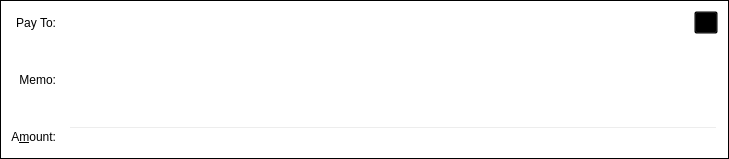
<?xml version="1.0" encoding="UTF-8"?>
<ui version="4.0">
 <class>SendCoinsEntry</class>
 <widget class="QStackedWidget" name="SendCoinsEntry">
  <property name="geometry">
   <rect>
    <x>0</x>
    <y>0</y>
    <width>729</width>
    <height>159</height>
   </rect>
  </property>
  <property name="focusPolicy">
   <enum>Qt::TabFocus</enum>
  </property>
  <property name="autoFillBackground">
   <bool>false</bool>
  </property>
  <property name="styleSheet">
   <string notr="true">background-color:transparent;</string>
  </property>
  <property name="frameShape">
   <enum>QFrame::Box</enum>
  </property>
  <property name="lineWidth">
   <number>1</number>
  </property>
  <property name="currentIndex">
   <number>2</number>
  </property>
  <widget class="QFrame" name="SendCoins">
   <property name="toolTip">
    <string>This is a normal payment.</string>
   </property>
   <property name="frameShape">
    <enum>QFrame::StyledPanel</enum>
   </property>
   <property name="frameShadow">
    <enum>QFrame::Sunken</enum>
   </property>
   <layout class="QGridLayout" name="gridLayout">
    <property name="spacing">
     <number>12</number>
    </property>
    <item row="0" column="0">
     <widget class="QLabel" name="payToLabel">
      <property name="text">
       <string>Pay &amp;To:</string>
      </property>
      <property name="alignment">
       <set>Qt::AlignRight|Qt::AlignTrailing|Qt::AlignVCenter</set>
      </property>
      <property name="buddy">
       <cstring>payTo</cstring>
      </property>
     </widget>
    </item>
    <item row="0" column="1">
     <layout class="QHBoxLayout" name="payToLayout">
      <property name="spacing">
       <number>0</number>
      </property>
      <item>
       <widget class="QValidatedLineEdit" name="payTo">
        <property name="toolTip">
         <string>The GDE address to send the payment to</string>
        </property>
       </widget>
      </item>
      <item>
       <widget class="QToolButton" name="addressBookButton">
        <property name="toolTip">
         <string>Choose previously used address</string>
        </property>
        <property name="styleSheet">
         <string notr="true"> .QToolButton {
  background-color: #eea807;
	border: 0;
	color:#333;
	font-size:12px;
	font-weight:bold;
	padding-left:5px;
	padding-right:5px;
	padding-top:1px;
	padding-bottom:1px;
	height: 26px;
	margin: 2px;
	border-top-right-radius: 10px;
	border-bottom-left-radius: 10px;
}


 .QToolButton:hover {
background-color: #078bbc;
}

 .QToolButton:pressed{
background-color: #094ed9;
	border:1px solid #333333;
}
</string>
        </property>
        <property name="text">
         <string/>
        </property>
        <property name="icon">
         <iconset resource="../goldegg.qrc">
          <normaloff>:/icons/address-book</normaloff>:/icons/address-book</iconset>
        </property>
        <property name="shortcut">
         <string>Alt+A</string>
        </property>
       </widget>
      </item>
      <item>
       <widget class="QToolButton" name="pasteButton">
        <property name="toolTip">
         <string>Paste address from clipboard</string>
        </property>
        <property name="styleSheet">
         <string notr="true"> .QToolButton {
  background-color: #eea807;
	border: 0;
	color:#333;
	font-size:12px;
	font-weight:bold;
	padding-left:5px;
	padding-right:5px;
	padding-top:1px;
	padding-bottom:1px;
	height: 26px;
	margin: 2px;
	border-top-right-radius: 10px;
	border-bottom-left-radius: 10px;
}


 .QToolButton:hover {
background-color: #078bbc;
}

 .QToolButton:pressed{
background-color: #094ed9;
	border:1px solid #333333;
}
</string>
        </property>
        <property name="text">
         <string/>
        </property>
        <property name="icon">
         <iconset resource="../goldegg.qrc">
          <normaloff>:/icons/editpaste</normaloff>:/icons/editpaste</iconset>
        </property>
        <property name="shortcut">
         <string>Alt+P</string>
        </property>
       </widget>
      </item>
      <item>
       <widget class="QToolButton" name="deleteButton">
        <property name="toolTip">
         <string>Remove this entry</string>
        </property>
        <property name="styleSheet">
         <string notr="true"> .QToolButton {
  background-color: #eea807;
	border: 0;
	color:#333;
	font-size:12px;
	font-weight:bold;
	padding-left:5px;
	padding-right:5px;
	padding-top:1px;
	padding-bottom:1px;
	height: 26px;
	margin: 2px;
	border-top-right-radius: 10px;
	border-bottom-left-radius: 10px;
}


 .QToolButton:hover {
background-color: #078bbc;
}

 .QToolButton:pressed{
background-color: #094ed9;
	border:1px solid #333333;
}
</string>
        </property>
        <property name="text">
         <string/>
        </property>
        <property name="icon">
         <iconset resource="../goldegg.qrc">
          <normaloff>:/icons/remove</normaloff>:/icons/remove</iconset>
        </property>
       </widget>
      </item>
     </layout>
    </item>
    <item row="1" column="0">
     <widget class="QLabel" name="labelLabel">
      <property name="text">
       <string>&amp;Label:</string>
      </property>
      <property name="alignment">
       <set>Qt::AlignRight|Qt::AlignTrailing|Qt::AlignVCenter</set>
      </property>
      <property name="buddy">
       <cstring>addAsLabel</cstring>
      </property>
     </widget>
    </item>
    <item row="1" column="1">
     <widget class="QLineEdit" name="addAsLabel">
      <property name="toolTip">
       <string>Enter a label for this address to add it to the list of used addresses</string>
      </property>
     </widget>
    </item>
    <item row="2" column="0">
     <widget class="QLabel" name="amountLabel">
      <property name="text">
       <string>A&amp;mount:</string>
      </property>
      <property name="alignment">
       <set>Qt::AlignRight|Qt::AlignTrailing|Qt::AlignVCenter</set>
      </property>
      <property name="buddy">
       <cstring>payAmount</cstring>
      </property>
     </widget>
    </item>
    <item row="2" column="1">
     <widget class="BitcoinAmountField" name="payAmount"/>
    </item>
    <item row="3" column="0">
     <widget class="QLabel" name="messageLabel">
      <property name="text">
       <string>Message:</string>
      </property>
      <property name="alignment">
       <set>Qt::AlignRight|Qt::AlignTrailing|Qt::AlignVCenter</set>
      </property>
     </widget>
    </item>
    <item row="3" column="1">
     <widget class="QLabel" name="messageTextLabel">
      <property name="toolTip">
       <string>A message that was attached to the goldegg: URI which will be stored with the transaction for your reference. Note: This message will not be sent over the Goldegg network.</string>
      </property>
      <property name="textFormat">
       <enum>Qt::PlainText</enum>
      </property>
     </widget>
    </item>
   </layout>
  </widget>
  <widget class="QFrame" name="SendCoins_InsecurePaymentRequest">
   <property name="palette">
    <palette>
     <active>
      <colorrole role="WindowText">
       <brush brushstyle="SolidPattern">
        <color alpha="255">
         <red>0</red>
         <green>0</green>
         <blue>0</blue>
        </color>
       </brush>
      </colorrole>
      <colorrole role="Button">
       <brush brushstyle="SolidPattern">
        <color alpha="0">
         <red>0</red>
         <green>0</green>
         <blue>0</blue>
        </color>
       </brush>
      </colorrole>
      <colorrole role="Light">
       <brush brushstyle="SolidPattern">
        <color alpha="255">
         <red>255</red>
         <green>255</green>
         <blue>255</blue>
        </color>
       </brush>
      </colorrole>
      <colorrole role="Midlight">
       <brush brushstyle="SolidPattern">
        <color alpha="255">
         <red>255</red>
         <green>255</green>
         <blue>191</blue>
        </color>
       </brush>
      </colorrole>
      <colorrole role="Dark">
       <brush brushstyle="SolidPattern">
        <color alpha="255">
         <red>127</red>
         <green>127</green>
         <blue>63</blue>
        </color>
       </brush>
      </colorrole>
      <colorrole role="Mid">
       <brush brushstyle="SolidPattern">
        <color alpha="255">
         <red>170</red>
         <green>170</green>
         <blue>84</blue>
        </color>
       </brush>
      </colorrole>
      <colorrole role="Text">
       <brush brushstyle="SolidPattern">
        <color alpha="255">
         <red>0</red>
         <green>0</green>
         <blue>0</blue>
        </color>
       </brush>
      </colorrole>
      <colorrole role="BrightText">
       <brush brushstyle="SolidPattern">
        <color alpha="255">
         <red>255</red>
         <green>255</green>
         <blue>255</blue>
        </color>
       </brush>
      </colorrole>
      <colorrole role="ButtonText">
       <brush brushstyle="SolidPattern">
        <color alpha="255">
         <red>0</red>
         <green>0</green>
         <blue>0</blue>
        </color>
       </brush>
      </colorrole>
      <colorrole role="Base">
       <brush brushstyle="SolidPattern">
        <color alpha="0">
         <red>0</red>
         <green>0</green>
         <blue>0</blue>
        </color>
       </brush>
      </colorrole>
      <colorrole role="Window">
       <brush brushstyle="SolidPattern">
        <color alpha="0">
         <red>0</red>
         <green>0</green>
         <blue>0</blue>
        </color>
       </brush>
      </colorrole>
      <colorrole role="Shadow">
       <brush brushstyle="SolidPattern">
        <color alpha="255">
         <red>0</red>
         <green>0</green>
         <blue>0</blue>
        </color>
       </brush>
      </colorrole>
      <colorrole role="AlternateBase">
       <brush brushstyle="SolidPattern">
        <color alpha="255">
         <red>255</red>
         <green>255</green>
         <blue>191</blue>
        </color>
       </brush>
      </colorrole>
      <colorrole role="ToolTipBase">
       <brush brushstyle="SolidPattern">
        <color alpha="255">
         <red>255</red>
         <green>255</green>
         <blue>220</blue>
        </color>
       </brush>
      </colorrole>
      <colorrole role="ToolTipText">
       <brush brushstyle="SolidPattern">
        <color alpha="255">
         <red>0</red>
         <green>0</green>
         <blue>0</blue>
        </color>
       </brush>
      </colorrole>
     </active>
     <inactive>
      <colorrole role="WindowText">
       <brush brushstyle="SolidPattern">
        <color alpha="255">
         <red>0</red>
         <green>0</green>
         <blue>0</blue>
        </color>
       </brush>
      </colorrole>
      <colorrole role="Button">
       <brush brushstyle="SolidPattern">
        <color alpha="0">
         <red>0</red>
         <green>0</green>
         <blue>0</blue>
        </color>
       </brush>
      </colorrole>
      <colorrole role="Light">
       <brush brushstyle="SolidPattern">
        <color alpha="255">
         <red>255</red>
         <green>255</green>
         <blue>255</blue>
        </color>
       </brush>
      </colorrole>
      <colorrole role="Midlight">
       <brush brushstyle="SolidPattern">
        <color alpha="255">
         <red>255</red>
         <green>255</green>
         <blue>191</blue>
        </color>
       </brush>
      </colorrole>
      <colorrole role="Dark">
       <brush brushstyle="SolidPattern">
        <color alpha="255">
         <red>127</red>
         <green>127</green>
         <blue>63</blue>
        </color>
       </brush>
      </colorrole>
      <colorrole role="Mid">
       <brush brushstyle="SolidPattern">
        <color alpha="255">
         <red>170</red>
         <green>170</green>
         <blue>84</blue>
        </color>
       </brush>
      </colorrole>
      <colorrole role="Text">
       <brush brushstyle="SolidPattern">
        <color alpha="255">
         <red>0</red>
         <green>0</green>
         <blue>0</blue>
        </color>
       </brush>
      </colorrole>
      <colorrole role="BrightText">
       <brush brushstyle="SolidPattern">
        <color alpha="255">
         <red>255</red>
         <green>255</green>
         <blue>255</blue>
        </color>
       </brush>
      </colorrole>
      <colorrole role="ButtonText">
       <brush brushstyle="SolidPattern">
        <color alpha="255">
         <red>0</red>
         <green>0</green>
         <blue>0</blue>
        </color>
       </brush>
      </colorrole>
      <colorrole role="Base">
       <brush brushstyle="SolidPattern">
        <color alpha="0">
         <red>0</red>
         <green>0</green>
         <blue>0</blue>
        </color>
       </brush>
      </colorrole>
      <colorrole role="Window">
       <brush brushstyle="SolidPattern">
        <color alpha="0">
         <red>0</red>
         <green>0</green>
         <blue>0</blue>
        </color>
       </brush>
      </colorrole>
      <colorrole role="Shadow">
       <brush brushstyle="SolidPattern">
        <color alpha="255">
         <red>0</red>
         <green>0</green>
         <blue>0</blue>
        </color>
       </brush>
      </colorrole>
      <colorrole role="AlternateBase">
       <brush brushstyle="SolidPattern">
        <color alpha="255">
         <red>255</red>
         <green>255</green>
         <blue>191</blue>
        </color>
       </brush>
      </colorrole>
      <colorrole role="ToolTipBase">
       <brush brushstyle="SolidPattern">
        <color alpha="255">
         <red>255</red>
         <green>255</green>
         <blue>220</blue>
        </color>
       </brush>
      </colorrole>
      <colorrole role="ToolTipText">
       <brush brushstyle="SolidPattern">
        <color alpha="255">
         <red>0</red>
         <green>0</green>
         <blue>0</blue>
        </color>
       </brush>
      </colorrole>
     </inactive>
     <disabled>
      <colorrole role="WindowText">
       <brush brushstyle="SolidPattern">
        <color alpha="255">
         <red>127</red>
         <green>127</green>
         <blue>63</blue>
        </color>
       </brush>
      </colorrole>
      <colorrole role="Button">
       <brush brushstyle="SolidPattern">
        <color alpha="0">
         <red>0</red>
         <green>0</green>
         <blue>0</blue>
        </color>
       </brush>
      </colorrole>
      <colorrole role="Light">
       <brush brushstyle="SolidPattern">
        <color alpha="255">
         <red>255</red>
         <green>255</green>
         <blue>255</blue>
        </color>
       </brush>
      </colorrole>
      <colorrole role="Midlight">
       <brush brushstyle="SolidPattern">
        <color alpha="255">
         <red>255</red>
         <green>255</green>
         <blue>191</blue>
        </color>
       </brush>
      </colorrole>
      <colorrole role="Dark">
       <brush brushstyle="SolidPattern">
        <color alpha="255">
         <red>127</red>
         <green>127</green>
         <blue>63</blue>
        </color>
       </brush>
      </colorrole>
      <colorrole role="Mid">
       <brush brushstyle="SolidPattern">
        <color alpha="255">
         <red>170</red>
         <green>170</green>
         <blue>84</blue>
        </color>
       </brush>
      </colorrole>
      <colorrole role="Text">
       <brush brushstyle="SolidPattern">
        <color alpha="255">
         <red>127</red>
         <green>127</green>
         <blue>63</blue>
        </color>
       </brush>
      </colorrole>
      <colorrole role="BrightText">
       <brush brushstyle="SolidPattern">
        <color alpha="255">
         <red>255</red>
         <green>255</green>
         <blue>255</blue>
        </color>
       </brush>
      </colorrole>
      <colorrole role="ButtonText">
       <brush brushstyle="SolidPattern">
        <color alpha="255">
         <red>127</red>
         <green>127</green>
         <blue>63</blue>
        </color>
       </brush>
      </colorrole>
      <colorrole role="Base">
       <brush brushstyle="SolidPattern">
        <color alpha="0">
         <red>0</red>
         <green>0</green>
         <blue>0</blue>
        </color>
       </brush>
      </colorrole>
      <colorrole role="Window">
       <brush brushstyle="SolidPattern">
        <color alpha="0">
         <red>0</red>
         <green>0</green>
         <blue>0</blue>
        </color>
       </brush>
      </colorrole>
      <colorrole role="Shadow">
       <brush brushstyle="SolidPattern">
        <color alpha="255">
         <red>0</red>
         <green>0</green>
         <blue>0</blue>
        </color>
       </brush>
      </colorrole>
      <colorrole role="AlternateBase">
       <brush brushstyle="SolidPattern">
        <color alpha="255">
         <red>255</red>
         <green>255</green>
         <blue>127</blue>
        </color>
       </brush>
      </colorrole>
      <colorrole role="ToolTipBase">
       <brush brushstyle="SolidPattern">
        <color alpha="255">
         <red>255</red>
         <green>255</green>
         <blue>220</blue>
        </color>
       </brush>
      </colorrole>
      <colorrole role="ToolTipText">
       <brush brushstyle="SolidPattern">
        <color alpha="255">
         <red>0</red>
         <green>0</green>
         <blue>0</blue>
        </color>
       </brush>
      </colorrole>
     </disabled>
    </palette>
   </property>
   <property name="toolTip">
    <string>This is an unverified payment request.</string>
   </property>
   <property name="autoFillBackground">
    <bool>false</bool>
   </property>
   <property name="frameShape">
    <enum>QFrame::StyledPanel</enum>
   </property>
   <property name="frameShadow">
    <enum>QFrame::Sunken</enum>
   </property>
   <layout class="QGridLayout" name="gridLayout_is">
    <property name="spacing">
     <number>12</number>
    </property>
    <item row="0" column="0">
     <widget class="QLabel" name="payToLabel_is">
      <property name="text">
       <string>Pay To:</string>
      </property>
      <property name="alignment">
       <set>Qt::AlignRight|Qt::AlignTrailing|Qt::AlignVCenter</set>
      </property>
     </widget>
    </item>
    <item row="0" column="1">
     <layout class="QHBoxLayout" name="payToLayout_is">
      <property name="spacing">
       <number>0</number>
      </property>
      <item>
       <widget class="QLabel" name="payTo_is"/>
      </item>
      <item>
       <widget class="QToolButton" name="deleteButton_is">
        <property name="toolTip">
         <string>Remove this entry</string>
        </property>
        <property name="text">
         <string/>
        </property>
        <property name="icon">
         <iconset resource="../goldegg.qrc">
          <normaloff>:/icons/remove</normaloff>:/icons/remove</iconset>
        </property>
       </widget>
      </item>
     </layout>
    </item>
    <item row="1" column="0">
     <widget class="QLabel" name="memoLabel_is">
      <property name="text">
       <string>Memo:</string>
      </property>
      <property name="alignment">
       <set>Qt::AlignRight|Qt::AlignTrailing|Qt::AlignVCenter</set>
      </property>
     </widget>
    </item>
    <item row="1" column="1">
     <widget class="QLabel" name="memoTextLabel_is">
      <property name="textFormat">
       <enum>Qt::PlainText</enum>
      </property>
     </widget>
    </item>
    <item row="2" column="0">
     <widget class="QLabel" name="amountLabel_is">
      <property name="text">
       <string>A&amp;mount:</string>
      </property>
      <property name="alignment">
       <set>Qt::AlignRight|Qt::AlignTrailing|Qt::AlignVCenter</set>
      </property>
      <property name="buddy">
       <cstring>payAmount_is</cstring>
      </property>
     </widget>
    </item>
    <item row="2" column="1">
     <widget class="BitcoinAmountField" name="payAmount_is">
      <property name="acceptDrops">
       <bool>false</bool>
      </property>
     </widget>
    </item>
   </layout>
  </widget>
  <widget class="QFrame" name="SendCoins_SecurePaymentRequest">
   <property name="palette">
    <palette>
     <active>
      <colorrole role="WindowText">
       <brush brushstyle="SolidPattern">
        <color alpha="255">
         <red>0</red>
         <green>0</green>
         <blue>0</blue>
        </color>
       </brush>
      </colorrole>
      <colorrole role="Button">
       <brush brushstyle="SolidPattern">
        <color alpha="0">
         <red>0</red>
         <green>0</green>
         <blue>0</blue>
        </color>
       </brush>
      </colorrole>
      <colorrole role="Light">
       <brush brushstyle="SolidPattern">
        <color alpha="255">
         <red>230</red>
         <green>255</green>
         <blue>224</blue>
        </color>
       </brush>
      </colorrole>
      <colorrole role="Midlight">
       <brush brushstyle="SolidPattern">
        <color alpha="255">
         <red>185</red>
         <green>243</green>
         <blue>171</blue>
        </color>
       </brush>
      </colorrole>
      <colorrole role="Dark">
       <brush brushstyle="SolidPattern">
        <color alpha="255">
         <red>70</red>
         <green>116</green>
         <blue>59</blue>
        </color>
       </brush>
      </colorrole>
      <colorrole role="Mid">
       <brush brushstyle="SolidPattern">
        <color alpha="255">
         <red>93</red>
         <green>155</green>
         <blue>79</blue>
        </color>
       </brush>
      </colorrole>
      <colorrole role="Text">
       <brush brushstyle="SolidPattern">
        <color alpha="255">
         <red>0</red>
         <green>0</green>
         <blue>0</blue>
        </color>
       </brush>
      </colorrole>
      <colorrole role="BrightText">
       <brush brushstyle="SolidPattern">
        <color alpha="255">
         <red>155</red>
         <green>255</green>
         <blue>147</blue>
        </color>
       </brush>
      </colorrole>
      <colorrole role="ButtonText">
       <brush brushstyle="SolidPattern">
        <color alpha="255">
         <red>0</red>
         <green>0</green>
         <blue>0</blue>
        </color>
       </brush>
      </colorrole>
      <colorrole role="Base">
       <brush brushstyle="SolidPattern">
        <color alpha="0">
         <red>0</red>
         <green>0</green>
         <blue>0</blue>
        </color>
       </brush>
      </colorrole>
      <colorrole role="Window">
       <brush brushstyle="SolidPattern">
        <color alpha="0">
         <red>0</red>
         <green>0</green>
         <blue>0</blue>
        </color>
       </brush>
      </colorrole>
      <colorrole role="Shadow">
       <brush brushstyle="SolidPattern">
        <color alpha="255">
         <red>0</red>
         <green>0</green>
         <blue>0</blue>
        </color>
       </brush>
      </colorrole>
      <colorrole role="AlternateBase">
       <brush brushstyle="SolidPattern">
        <color alpha="255">
         <red>197</red>
         <green>243</green>
         <blue>187</blue>
        </color>
       </brush>
      </colorrole>
      <colorrole role="NoRole">
       <brush brushstyle="SolidPattern">
        <color alpha="255">
         <red>125</red>
         <green>194</green>
         <blue>122</blue>
        </color>
       </brush>
      </colorrole>
      <colorrole role="ToolTipBase">
       <brush brushstyle="SolidPattern">
        <color alpha="255">
         <red>255</red>
         <green>255</green>
         <blue>220</blue>
        </color>
       </brush>
      </colorrole>
      <colorrole role="ToolTipText">
       <brush brushstyle="SolidPattern">
        <color alpha="255">
         <red>0</red>
         <green>0</green>
         <blue>0</blue>
        </color>
       </brush>
      </colorrole>
     </active>
     <inactive>
      <colorrole role="WindowText">
       <brush brushstyle="SolidPattern">
        <color alpha="255">
         <red>0</red>
         <green>0</green>
         <blue>0</blue>
        </color>
       </brush>
      </colorrole>
      <colorrole role="Button">
       <brush brushstyle="SolidPattern">
        <color alpha="0">
         <red>0</red>
         <green>0</green>
         <blue>0</blue>
        </color>
       </brush>
      </colorrole>
      <colorrole role="Light">
       <brush brushstyle="SolidPattern">
        <color alpha="255">
         <red>230</red>
         <green>255</green>
         <blue>224</blue>
        </color>
       </brush>
      </colorrole>
      <colorrole role="Midlight">
       <brush brushstyle="SolidPattern">
        <color alpha="255">
         <red>185</red>
         <green>243</green>
         <blue>171</blue>
        </color>
       </brush>
      </colorrole>
      <colorrole role="Dark">
       <brush brushstyle="SolidPattern">
        <color alpha="255">
         <red>70</red>
         <green>116</green>
         <blue>59</blue>
        </color>
       </brush>
      </colorrole>
      <colorrole role="Mid">
       <brush brushstyle="SolidPattern">
        <color alpha="255">
         <red>93</red>
         <green>155</green>
         <blue>79</blue>
        </color>
       </brush>
      </colorrole>
      <colorrole role="Text">
       <brush brushstyle="SolidPattern">
        <color alpha="255">
         <red>0</red>
         <green>0</green>
         <blue>0</blue>
        </color>
       </brush>
      </colorrole>
      <colorrole role="BrightText">
       <brush brushstyle="SolidPattern">
        <color alpha="255">
         <red>155</red>
         <green>255</green>
         <blue>147</blue>
        </color>
       </brush>
      </colorrole>
      <colorrole role="ButtonText">
       <brush brushstyle="SolidPattern">
        <color alpha="255">
         <red>0</red>
         <green>0</green>
         <blue>0</blue>
        </color>
       </brush>
      </colorrole>
      <colorrole role="Base">
       <brush brushstyle="SolidPattern">
        <color alpha="0">
         <red>0</red>
         <green>0</green>
         <blue>0</blue>
        </color>
       </brush>
      </colorrole>
      <colorrole role="Window">
       <brush brushstyle="SolidPattern">
        <color alpha="0">
         <red>0</red>
         <green>0</green>
         <blue>0</blue>
        </color>
       </brush>
      </colorrole>
      <colorrole role="Shadow">
       <brush brushstyle="SolidPattern">
        <color alpha="255">
         <red>0</red>
         <green>0</green>
         <blue>0</blue>
        </color>
       </brush>
      </colorrole>
      <colorrole role="AlternateBase">
       <brush brushstyle="SolidPattern">
        <color alpha="255">
         <red>197</red>
         <green>243</green>
         <blue>187</blue>
        </color>
       </brush>
      </colorrole>
      <colorrole role="NoRole">
       <brush brushstyle="SolidPattern">
        <color alpha="255">
         <red>125</red>
         <green>194</green>
         <blue>122</blue>
        </color>
       </brush>
      </colorrole>
      <colorrole role="ToolTipBase">
       <brush brushstyle="SolidPattern">
        <color alpha="255">
         <red>255</red>
         <green>255</green>
         <blue>220</blue>
        </color>
       </brush>
      </colorrole>
      <colorrole role="ToolTipText">
       <brush brushstyle="SolidPattern">
        <color alpha="255">
         <red>0</red>
         <green>0</green>
         <blue>0</blue>
        </color>
       </brush>
      </colorrole>
     </inactive>
     <disabled>
      <colorrole role="WindowText">
       <brush brushstyle="SolidPattern">
        <color alpha="255">
         <red>70</red>
         <green>116</green>
         <blue>59</blue>
        </color>
       </brush>
      </colorrole>
      <colorrole role="Button">
       <brush brushstyle="SolidPattern">
        <color alpha="0">
         <red>0</red>
         <green>0</green>
         <blue>0</blue>
        </color>
       </brush>
      </colorrole>
      <colorrole role="Light">
       <brush brushstyle="SolidPattern">
        <color alpha="255">
         <red>230</red>
         <green>255</green>
         <blue>224</blue>
        </color>
       </brush>
      </colorrole>
      <colorrole role="Midlight">
       <brush brushstyle="SolidPattern">
        <color alpha="255">
         <red>185</red>
         <green>243</green>
         <blue>171</blue>
        </color>
       </brush>
      </colorrole>
      <colorrole role="Dark">
       <brush brushstyle="SolidPattern">
        <color alpha="255">
         <red>70</red>
         <green>116</green>
         <blue>59</blue>
        </color>
       </brush>
      </colorrole>
      <colorrole role="Mid">
       <brush brushstyle="SolidPattern">
        <color alpha="255">
         <red>93</red>
         <green>155</green>
         <blue>79</blue>
        </color>
       </brush>
      </colorrole>
      <colorrole role="Text">
       <brush brushstyle="SolidPattern">
        <color alpha="255">
         <red>70</red>
         <green>116</green>
         <blue>59</blue>
        </color>
       </brush>
      </colorrole>
      <colorrole role="BrightText">
       <brush brushstyle="SolidPattern">
        <color alpha="255">
         <red>155</red>
         <green>255</green>
         <blue>147</blue>
        </color>
       </brush>
      </colorrole>
      <colorrole role="ButtonText">
       <brush brushstyle="SolidPattern">
        <color alpha="255">
         <red>70</red>
         <green>116</green>
         <blue>59</blue>
        </color>
       </brush>
      </colorrole>
      <colorrole role="Base">
       <brush brushstyle="SolidPattern">
        <color alpha="0">
         <red>0</red>
         <green>0</green>
         <blue>0</blue>
        </color>
       </brush>
      </colorrole>
      <colorrole role="Window">
       <brush brushstyle="SolidPattern">
        <color alpha="0">
         <red>0</red>
         <green>0</green>
         <blue>0</blue>
        </color>
       </brush>
      </colorrole>
      <colorrole role="Shadow">
       <brush brushstyle="SolidPattern">
        <color alpha="255">
         <red>0</red>
         <green>0</green>
         <blue>0</blue>
        </color>
       </brush>
      </colorrole>
      <colorrole role="AlternateBase">
       <brush brushstyle="SolidPattern">
        <color alpha="255">
         <red>140</red>
         <green>232</green>
         <blue>119</blue>
        </color>
       </brush>
      </colorrole>
      <colorrole role="NoRole">
       <brush brushstyle="SolidPattern">
        <color alpha="255">
         <red>125</red>
         <green>194</green>
         <blue>122</blue>
        </color>
       </brush>
      </colorrole>
      <colorrole role="ToolTipBase">
       <brush brushstyle="SolidPattern">
        <color alpha="255">
         <red>255</red>
         <green>255</green>
         <blue>220</blue>
        </color>
       </brush>
      </colorrole>
      <colorrole role="ToolTipText">
       <brush brushstyle="SolidPattern">
        <color alpha="255">
         <red>0</red>
         <green>0</green>
         <blue>0</blue>
        </color>
       </brush>
      </colorrole>
     </disabled>
    </palette>
   </property>
   <property name="toolTip">
    <string>This is a verified payment request.</string>
   </property>
   <property name="autoFillBackground">
    <bool>false</bool>
   </property>
   <property name="frameShape">
    <enum>QFrame::StyledPanel</enum>
   </property>
   <property name="frameShadow">
    <enum>QFrame::Sunken</enum>
   </property>
   <layout class="QGridLayout" name="gridLayout_s">
    <property name="spacing">
     <number>12</number>
    </property>
    <item row="0" column="0">
     <widget class="QLabel" name="payToLabel_s">
      <property name="text">
       <string>Pay To:</string>
      </property>
      <property name="alignment">
       <set>Qt::AlignRight|Qt::AlignTrailing|Qt::AlignVCenter</set>
      </property>
     </widget>
    </item>
    <item row="0" column="1">
     <layout class="QHBoxLayout" name="payToLayout_s">
      <property name="spacing">
       <number>0</number>
      </property>
      <item>
       <widget class="QLabel" name="payTo_s">
        <property name="textFormat">
         <enum>Qt::PlainText</enum>
        </property>
       </widget>
      </item>
      <item>
       <widget class="QToolButton" name="deleteButton_s">
        <property name="toolTip">
         <string>Remove this entry</string>
        </property>
        <property name="text">
         <string/>
        </property>
        <property name="icon">
         <iconset resource="../goldegg.qrc">
          <normaloff>:/icons/remove</normaloff>:/icons/remove</iconset>
        </property>
       </widget>
      </item>
     </layout>
    </item>
    <item row="1" column="0">
     <widget class="QLabel" name="memoLabel_s">
      <property name="text">
       <string>Memo:</string>
      </property>
      <property name="alignment">
       <set>Qt::AlignRight|Qt::AlignTrailing|Qt::AlignVCenter</set>
      </property>
     </widget>
    </item>
    <item row="1" column="1">
     <widget class="QLabel" name="memoTextLabel_s">
      <property name="textFormat">
       <enum>Qt::PlainText</enum>
      </property>
     </widget>
    </item>
    <item row="2" column="0">
     <widget class="QLabel" name="amountLabel_s">
      <property name="text">
       <string>A&amp;mount:</string>
      </property>
      <property name="alignment">
       <set>Qt::AlignRight|Qt::AlignTrailing|Qt::AlignVCenter</set>
      </property>
      <property name="buddy">
       <cstring>payAmount_s</cstring>
      </property>
     </widget>
    </item>
    <item row="2" column="1">
     <widget class="BitcoinAmountField" name="payAmount_s">
      <property name="acceptDrops">
       <bool>false</bool>
      </property>
     </widget>
    </item>
   </layout>
  </widget>
 </widget>
 <customwidgets>
  <customwidget>
   <class>BitcoinAmountField</class>
   <extends>QLineEdit</extends>
   <header>bitcoinamountfield.h</header>
   <container>1</container>
  </customwidget>
  <customwidget>
   <class>QValidatedLineEdit</class>
   <extends>QLineEdit</extends>
   <header>qvalidatedlineedit.h</header>
  </customwidget>
 </customwidgets>
 <tabstops>
  <tabstop>payTo</tabstop>
  <tabstop>addressBookButton</tabstop>
  <tabstop>pasteButton</tabstop>
  <tabstop>deleteButton</tabstop>
  <tabstop>addAsLabel</tabstop>
  <tabstop>payAmount</tabstop>
  <tabstop>payAmount_is</tabstop>
  <tabstop>deleteButton_is</tabstop>
  <tabstop>payAmount_s</tabstop>
  <tabstop>deleteButton_s</tabstop>
 </tabstops>
 <resources>
  <include location="../goldegg.qrc"/>
 </resources>
 <connections/>
</ui>
